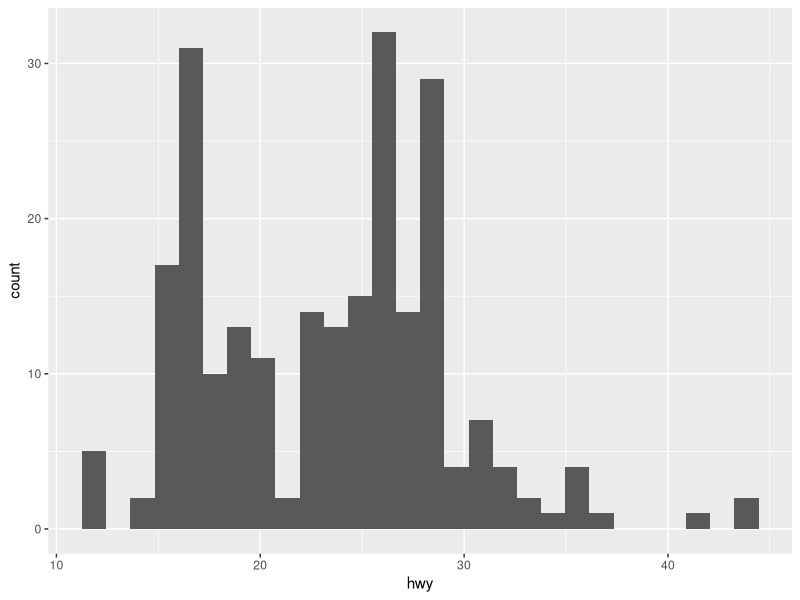
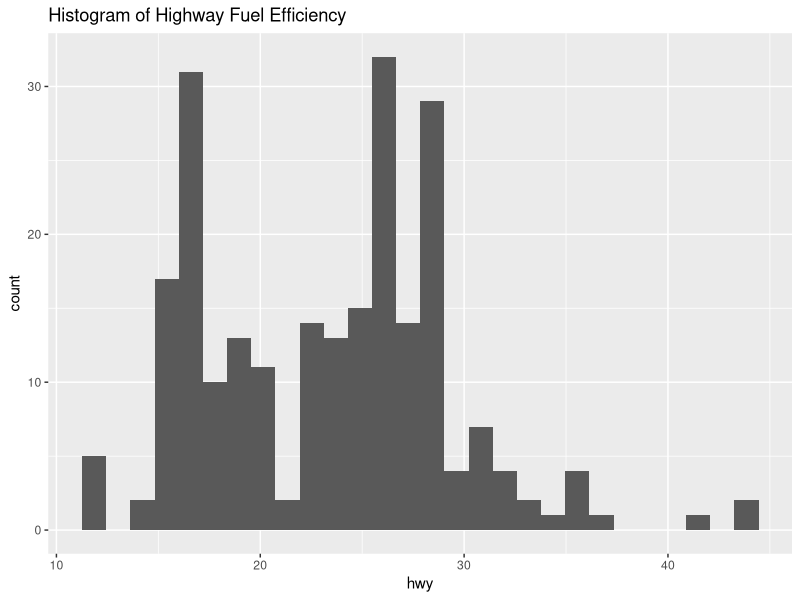

Generate these figures, in order, with R:
## ---- chunk 1
knitr::opts_knit$set(root.dir = here::here())
## ---- chunk 2
library(dplyr)    # data wrangling
library(ggplot2)  # plotting

library(skimr)    # descriptive statistics
## ---- chunk 3
ggplot(data = mpg, mapping = aes(hwy)) +
  geom_histogram(bins = 28)
## ---- chunk 4
plot <- ggplot(data = mpg, mapping = aes(hwy)) +
          geom_histogram(bins = 28) +
          labs(
            title = "Histogram of Highway Fuel Efficiency",
            xlab = "highway fuel efficiency (miles per gallon)"
          )
ggsave("results/q1.png", plot)
## ---- chunk 5
skim(mpg, hwy, cty)
